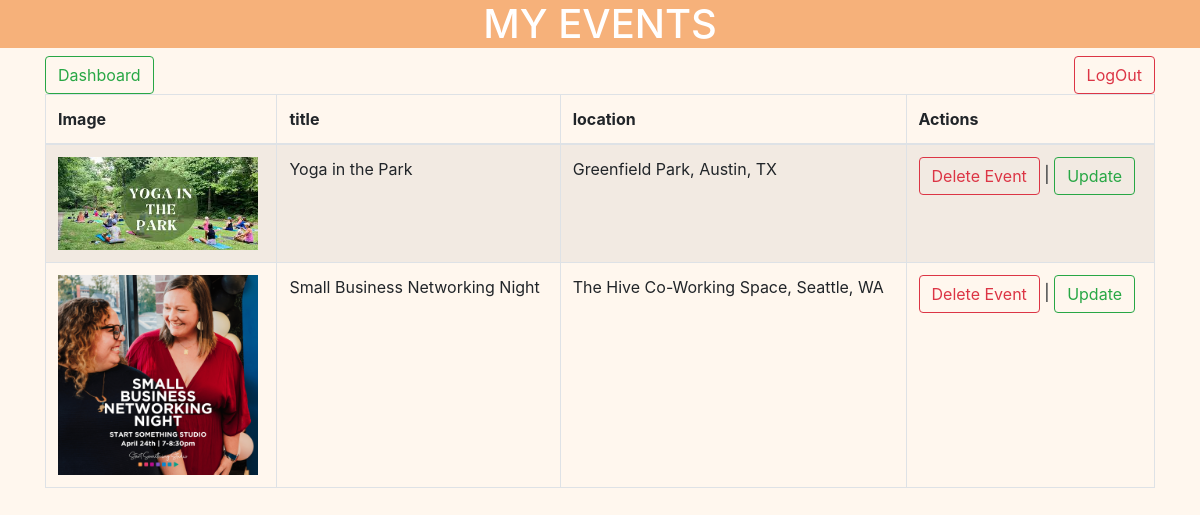
The app's page /my_events/ (signed in) with its own data.
### app_1/models.py (models this page shows)
class Event(models.Model):
    title=models.CharField(max_length=200)
    location=models.CharField(max_length=200)
    start_date=models.DateField()
    end_date=models.DateField()
    description=models.TextField()
    image=models.ImageField(upload_to='event_images/')
    category=models.CharField(max_length=200)
    status=models.SmallIntegerField(choices=STATUS_CHOICES,default=0)
    total_number=models.IntegerField(validators=[MinValueValidator(1)])
    created_at=models.DateTimeField(auto_now_add=True)
    updated_at=models.DateTimeField(auto_now=True)
    user=models.ForeignKey(User,related_name="owned_events",on_delete=models.CASCADE)
    members=models.ManyToManyField(User,related_name="joined_events",blank=True)
    favorites=models.ManyToManyField(User,related_name="favorited_events",blank=True)

### app_1/views.py (the view)
# urls.py: path('my_events/',views.my_events),
def my_events(request):
    if "user_id" not in request.session:
        return redirect("/login")
    events=Event.objects.filter(user=User.objects.get(id=request.session['user_id']),status=1)
    context={
        'events':events
    }
    return render(request,"my_events.html",context)

### app_1/templates/my_events.html (shortened to what this page needs)
<!DOCTYPE html>
<html lang="en">
<head>
    <link rel="stylesheet" href="https://cdn.jsdelivr.net/npm/bootstrap@4.4.1/dist/css/bootstrap.min.css">
    {% load static %}
</head>
<body>
    <nav>
        <h1>MY EVENTS</h1>
    </nav>
    <div class="container">
        <div class="d-flex justify-content-between">
            <a href="/dashboard/" class="btn btn-outline-success">Dashboard</a>
            <form action="/logout/" method="post">
                <button class="btn btn-outline-danger">LogOut</button>
            </form>
        </div>
        <table class="table table-striped table-bordered">
            <thead>
                <tr>
                    <th>Image</th>
                    <th>title</th>
                    <th>location</th>
                    <th>Actions</th>
                </tr>
            </thead>
            <tbody>
                {% for event in events %}
                <tr>
                    <td><img src="{% static 'images/'%}{{event.image}}" alt="{{event.image}}"></td>
                    <td>{{event.title}}</td>
                    <td>{{event.location}}</td>
                    <td><a href="/block_event/{{event.id}}/" class="btn btn-outline-danger">Delete Event</a> | <a href="/events/update/{{event.id}}" class="btn btn-outline-success">Update</a></td>
                </tr>
                {% endfor %}
            </tbody>
        </table>
</body>
</html>

### app_1/templates/my_events.html (style rules this page uses)
body { background-color: #fff7ee; }
h1 { color:white; }
nav { text-align: center; background-color:#F6B17A; }
img { width: 200px; }

### records on screen
Event: image (picture), title "Yoga in the Park", location "Greenfield Park, Austin, TX"
Event: image (picture), title "Small Business Networking Night", location "The Hive Co-Working Space, Seattle, WA"
